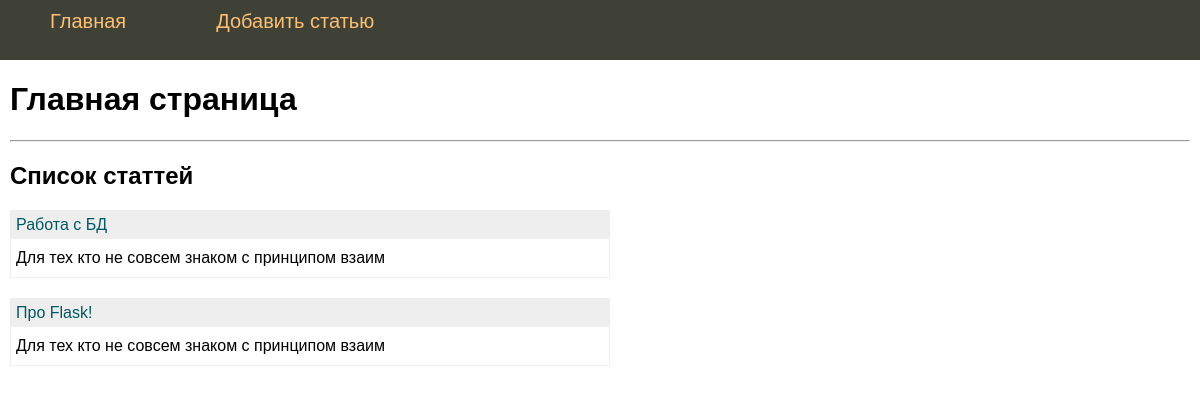
The page / on the database its author committed.
### tables this page shows
CREATE TABLE mainmenu (
id integer PRIMARY KEY AUTOINCREMENT,
title text NOT NULL,
url text NOT NULL
);

CREATE TABLE posts (
id integer PRIMARY KEY AUTOINCREMENT,
title text NOT NULL,
text text NOT NULL,
url text NOT NULL,
time integer NOT NULL
);

### flsite.py (the view)
@app.route("/")
def index():
    db = get_db()
    dbase = FDataBase(db)
    return render_template('index.html', menu=dbase.getMenu(), posts=dbase.getPostAnonce())

### FDataBase.py (called while the page is built)
    def getMenu(self):
        sql = '''SELECT * FROM mainmenu'''
        try:
            self.__cur.execute(sql)
            res = self.__cur.fetchall()
            if res: return res
        except:
            print("Ошибка чтения из БД")
        return []

    def getPostAnonce(self):
        try:
            self.__cur.execute(f"SELECT id, title, text, url FROM posts ORDER BY time DESC")
            res = self.__cur.fetchall()
            if res: return res
        except sqlite3.Error as e:
            print("Ошибка получения статьи из БД"+str(e))

### flsite.py (called while the page is built)
def connect_db():
    conn = sqlite3.connect(app.config['DATABASE'])
    conn.row_factory = sqlite3.Row
    return conn

def get_db():
    if not hasattr(g, 'link_db'):
        g.link_db = connect_db()
    return g.link_db

### templates/index.html
{% extends 'base.html' %}
{% block content %}
    {{ super() }}
    <hr>
    <h2>Список статтей</h2>
    <ul class="list-posts">
        {% for p in posts %}
            <li>
                <p class="title"><a href="{{ url_for('showPost', alias=p.url) }}">{{ p.title }}</a></p>
                <p class="annonce">{{ p.text[:50] | striptags }}</p>
            </li>
        {% endfor %}
    </ul>
{% endblock %}

### templates/base.html (shortened to what this page needs)
<!doctype html>
<html lang="ru">
<head>
    <link rel="stylesheet" href="{{ url_for('static', filename='css/style.css') }}">
</head>
<body>
    {% block content %}
        <ul class="mainmenu">
            {% for m in menu %}
                <li><a href="{{ m.url }}">{{ m.title }}</a></li>
            {% endfor %}
        </ul>
        <div class="content">
            {% if title %}
                <h1>{{ title }}</h1>
            {% else %}
                <h1>Главная страница</h1>
            {% endif %}
    {% endblock %}
    </div>
</body>
</html>

### static/css/style.css (style rules this page uses)
html, body { font-family: 'Arial'; margin: 0; padding: 0; height: 100%; width: 100%; }
a { color: #005962; text-decoration: none; }
ul.mainmenu { list-style: none; background: #3F4137; height: 60px; margin: 0; padding: 0; color: #fdc073; font-size: 20px; overflow: hidden; }
ul.mainmenu li { float: left; margin: 10px 40px 0 50px; }
ul.mainmenu li a { color: #fdc073; text-decoration: none; }
.content { margin: 10px; }
ul.list-posts { list-style: none; margin: 0; padding: 0; max-width: 600px; }
ul.list-posts li { margin: 20px 0 0 0; border: 1px solid #eee; }
ul.list-posts .title { margin: 0; padding: 5px; background: #eee; }
ul.list-posts .annonce { margin: 0; padding: 10px 5px 10px 5px; }

### rows shown on the page
mainmenu: title "Главная"
mainmenu: title "Добавить статью"
posts: title "Работа с БД", text "Для тех кто не совсем знаком с принципом взаим"
posts: title "Про Flask!", text "Для тех кто не совсем знаком с принципом взаим"
